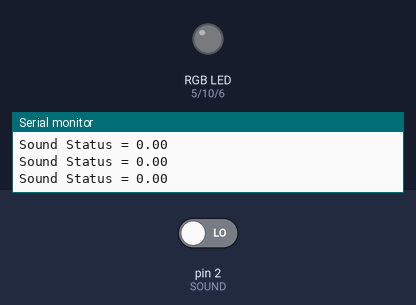
This sketch was run on a simulated Arduino Uno, built with avr-gcc and run on an emulated ATmega328P. Shown: an RGB LED mixed from three pins (HIGH = lit), the last lines printed to the serial monitor. The inputs (shaded band) are chosen by the test bench; at power-on: pin 2 (SOUND) LOW.

Above: at 1.2 s.
1.3 s: pin 2 (SOUND) driven HIGH
At 2.4 s:
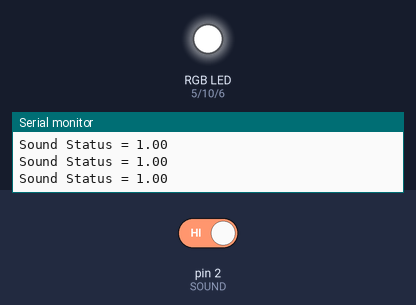
2.8 s: pin 2 (SOUND) driven LOW
At 3.8 s:
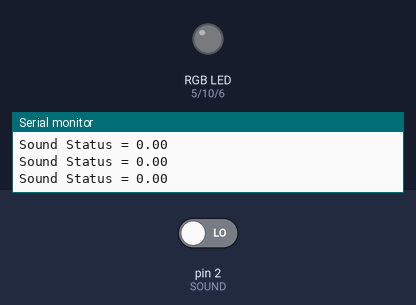
Timing chart, 0 to 5.8 s (numbered marks = the images above; inputs shaded):
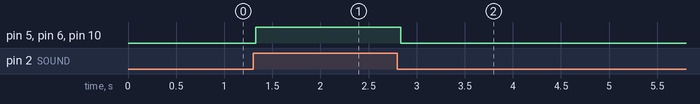

Measured:
- after the input at 1.3 s, pin 5 (RED), pin 6 (BLUE), pin 10 (GREEN): LOW → HIGH at once
- after the input at 2.8 s, pin 5 (RED), pin 6 (BLUE), pin 10 (GREEN): HIGH → LOW at once

The sketch:

rgbSound.ino
```cpp
#define SOUND 2
#define RED 5
#define BLUE 6
#define GREEN 10

void setup() {
  // put your setup code here, to run once:
  pinMode(RED, OUTPUT);
  pinMode(BLUE, OUTPUT);
  pinMode(GREEN, OUTPUT);

  // ultrasonic
//  pinMode(TRIG, OUTPUT);
//  pinMode(ECHO, INPUT);
  pinMode(SOUND, INPUT);
  Serial.begin(9600);

}

void loop() {
  // simpleBlink();
  // fastBlink();
  // fadeBlue();
  // fadeRed();
  // fadeGreen();
//  digitalWrite(TRIG, LOW);
//  delayMicroseconds(20);
//
//  digitalWrite(TRIG, HIGH);
//  delayMicroseconds(100);
//  digitalWrite(TRIG, LOW);
//  long duration = pulseIn(ECHO, HIGH);
//  long distance = duration*(0.034/2);
//  if(distance < 50) {
//     int brightness = 250 - (log(distance * 5) * (250/5.51));
//     rgb(brightness, brightness, brightness);
//  } else {
//     rgb(0,0,0);
//  }
//  Serial.print("Distance: ");
//  Serial.println(distance);

  double soundStatus = digitalRead(SOUND);
  Serial.print("Sound Status = ");
  Serial.println(soundStatus);
  if (soundStatus == 1) {
    rgb(255,255,255);
  } else {
    rgb(0,0,0);
  }

}

void simpleBlink() {
  digitalWrite(RED, HIGH);
  delay(500);
  digitalWrite(BLUE, HIGH);
  delay(500);
  digitalWrite(GREEN, HIGH);
  delay(500);
  digitalWrite(RED, LOW);
  delay(500);
  digitalWrite(BLUE, LOW);
  delay(500);
  digitalWrite(GREEN, LOW);
  delay(500);
}

void fastBlink() {
  int flash = 250;
  digitalWrite(RED, HIGH);
  delay(flash);
  digitalWrite(BLUE, HIGH);
  delay(flash);
  digitalWrite(GREEN, HIGH);
  delay(flash);
  digitalWrite(RED, LOW);
  delay(flash);
  digitalWrite(BLUE, LOW);
  delay(flash);
  digitalWrite(GREEN, LOW);
  delay(flash);
}

void fadeBlue() {
 for (int r = 0; r < 256; r++) {
    delay(5);
    analogWrite(BLUE, r);
  }
  // delay(100);
  for (int r = 256; r >= 0; r--) {
    analogWrite(BLUE, r);
    delay(5);
  }
}

void fadeRed() {
 for (int r = 0; r < 256; r++) {
    analogWrite(RED, r);
    delay(5);
  }
  for (int r = 256; r >= 0; r--) {
    analogWrite(RED, r);
    delay(5);
  }
}

void fadeGreen() {
  for (int r = 0; r < 250; r++) {
    analogWrite(GREEN, r);
    delay(5);
  }
  for (int r = 250; r >= 0; r--) {
    analogWrite(GREEN, r);
    delay(5);
  }
}

void rgb(int r, int g, int b) {
  analogWrite(RED, r);
  analogWrite(GREEN, g);
  analogWrite(BLUE, b);
}
```
